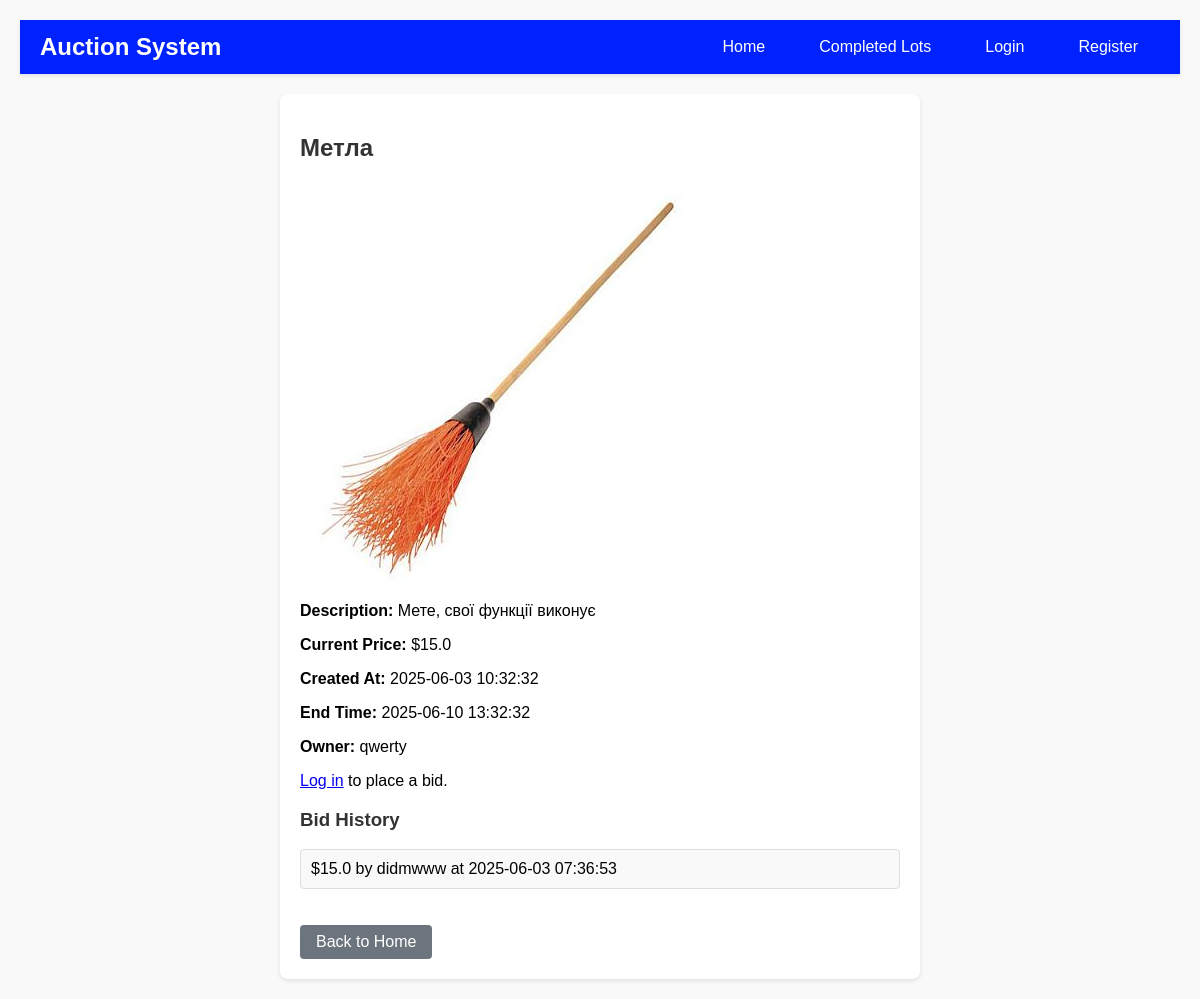
/lot/2, run on the app's committed database.
### database.py (models this page shows)
class Lot(db.Model):
    id = db.Column(db.Integer, primary_key=True)
    name = db.Column(db.String(100), nullable=False)
    description = db.Column(db.Text, nullable=False)
    start_price = db.Column(db.Float, nullable=False)
    current_price = db.Column(db.Float, nullable=False)
    owner_id = db.Column(db.Integer, db.ForeignKey('user.id'), nullable=False)
    is_active = db.Column(db.Boolean, default=True)
    is_closed = db.Column(db.Boolean, default=False)
    is_published = db.Column(db.Boolean, default=False)
    created_at = db.Column(db.DateTime, default=db.func.current_timestamp())
    closed_at = db.Column(db.DateTime)
    end_time = db.Column(db.DateTime)
    image_path = db.Column(db.String(200))
    owner = db.relationship('User', backref=db.backref('lots', lazy=True))

class User(db.Model):
    id = db.Column(db.Integer, primary_key=True)
    username = db.Column(db.String(80), unique=True, nullable=False)
    email = db.Column(db.String(120), unique=True, nullable=False)
    password = db.Column(db.String(120), nullable=False)

class Bid(db.Model):
    id = db.Column(db.Integer, primary_key=True)
    amount = db.Column(db.Float, nullable=False)
    user_id = db.Column(db.Integer, db.ForeignKey('user.id'), nullable=False)
    lot_id = db.Column(db.Integer, db.ForeignKey('lot.id'), nullable=False)
    created_at = db.Column(db.DateTime, default=db.func.current_timestamp())
    user = db.relationship('User', backref=db.backref('bids', lazy=True))
    lot = db.relationship('Lot', backref=db.backref('bids', lazy=True))

### app.py (the view, shortened to what this page needs)
@app.route('/lot/<int:lot_id>', methods=['GET', 'POST'])
def lot(lot_id):
    lot = Lot.query.get_or_404(lot_id)
    bids = Bid.query.filter_by(lot_id=lot_id).order_by(Bid.created_at.desc()).all()
    return render_template('lot.html', lot=lot, bids=bids)

### app.py (called while the page is built)
def local_time(utc_time, timezone='Europe/Kiev'):
    utc_time = utc_time.replace(tzinfo=pytz.UTC)
    local_tz = pytz.timezone(timezone)
    return utc_time.astimezone(local_tz)

@app.context_processor
def inject_local_time():
    return dict(local_time=local_time)

### templates/lot.html (shortened to what this page needs)
{% extends "base.html" %}
{% block content %}
    <div class="lot-details">
        <h2>{{ lot.name }}</h2>
        {% if lot.image_path %}
        <img src="{{ url_for('static', filename=lot.image_path) }}" alt="{{ lot.name }}" class="lot-image">
        {% else %}
            <div class="no-image">No Image</div>
        {% endif %}
        <p><strong>Description:</strong> {{ lot.description }}</p>
        <p><strong>Current Price:</strong> ${{ lot.current_price }}</p>
        <p><strong>Created At:</strong> {{ local_time(lot.created_at).strftime('%Y-%m-%d %H:%M:%S') }}</p>
        <p><strong>End Time:</strong> {{ local_time(lot.end_time).strftime('%Y-%m-%d %H:%M:%S') }}</p>
        <p><strong>Owner:</strong> {{ lot.owner.username }}</p>
        {% if 'user_id' in session and session['user_id'] != lot.owner_id %}
            <form method="POST" class="bid-form">
                <label for="bid_amount">Your Bid:</label>
                <input type="number" id="bid_amount" name="bid_amount" step="0.01" min="{{ lot.current_price + 0.01 }}" required>
                <button type="submit" class="btn-bid">Place Bid</button>
            </form>
        {% elif 'user_id' not in session %}
            <p><a href="{{ url_for('login') }}">Log in</a> to place a bid.</p>
        {% endif %}
        <h3>Bid History</h3>
        <ul class="bid-history">
            {% for bid in lot.bids %}
                <li>
                    ${{ bid.amount }} by {{ bid.user.username }} at {{ bid.created_at.strftime('%Y-%m-%d %H:%M:%S') }}
                </li>
            {% endfor %}
        </ul>
        <a href="{{ url_for('index') }}" class="btn-back">Back to Home</a>
    </div>
{% endblock %}

### static/styles.css (style rules this page uses)
body { font-family: Arial, sans-serif; margin: 20px; background-color: #f9f9f9; }
h1, h2, h3 { color: #333; }
.lot-image { max-width: 100%; height: auto; border-radius: 8px; }
.lot-details { max-width: 600px; margin: 0 auto; background-color: #fff; padding: 20px; border-radius: 8px; box-shadow: 0 2px 4px rgba(0, 0, 0, 0.1); }
.btn-back { display: inline-block; margin-top: 20px; padding: 8px 16px; background-color: #6c757d; color: white; text-decoration: none; border-radius: 4px; transition: background-color 0.3s; }
.bid-history { list-style-type: none; padding: 0; }
.bid-history li { background-color: #f9f9f9; border: 1px solid #ddd; padding: 10px; margin-bottom: 5px; border-radius: 4px; }

### data on the page
Lot: name "Метла", image_path (picture), description "Мете, свої функції виконує", current_price "15.0", created_at "2025-06-03 10:32:32", end_time "2025-06-10 13:32:32"
User: owner.username "qwerty"
Bid: amount "15.0", user.username "didmwww", created_at "2025-06-03 07:36:53"
